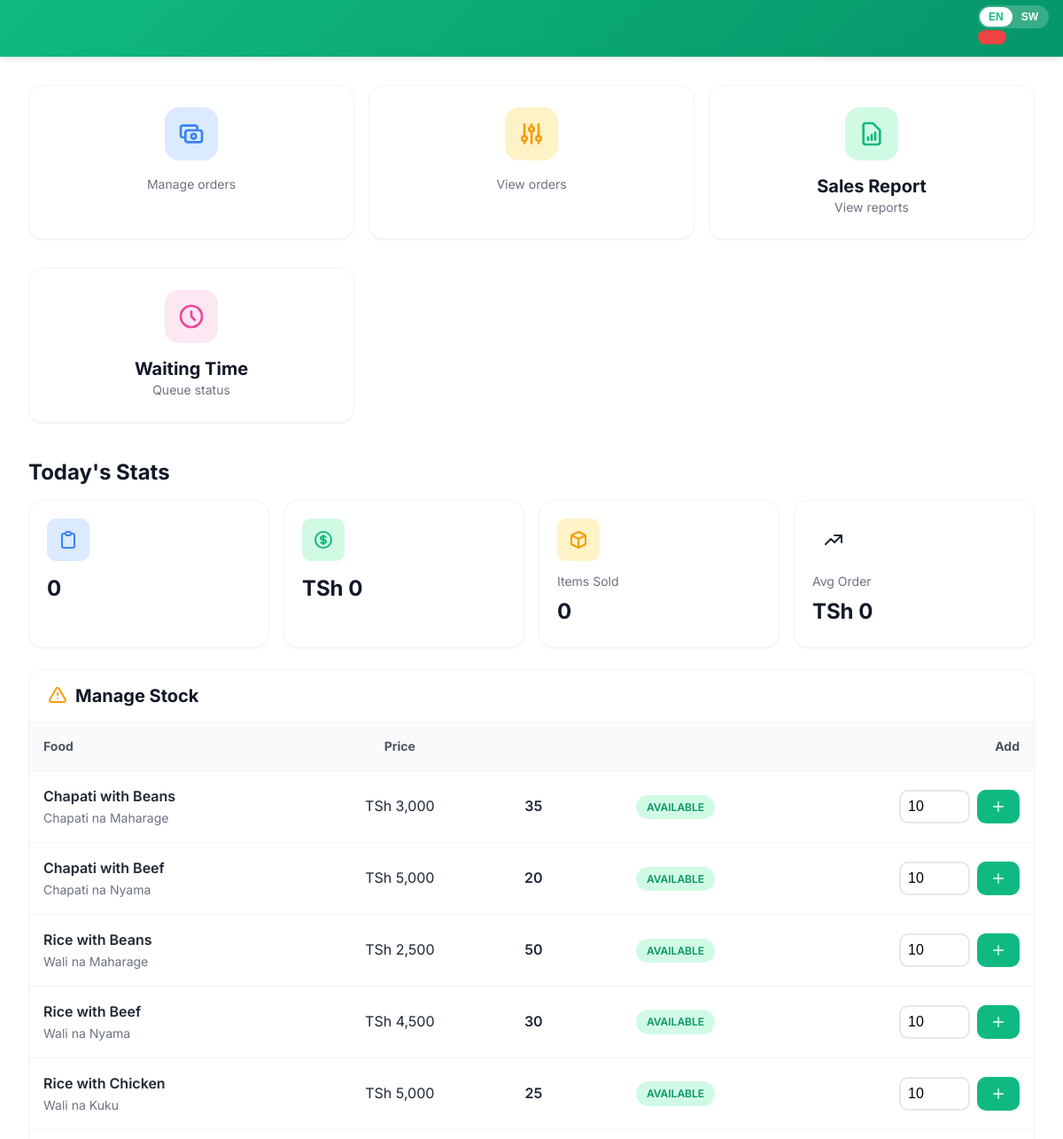
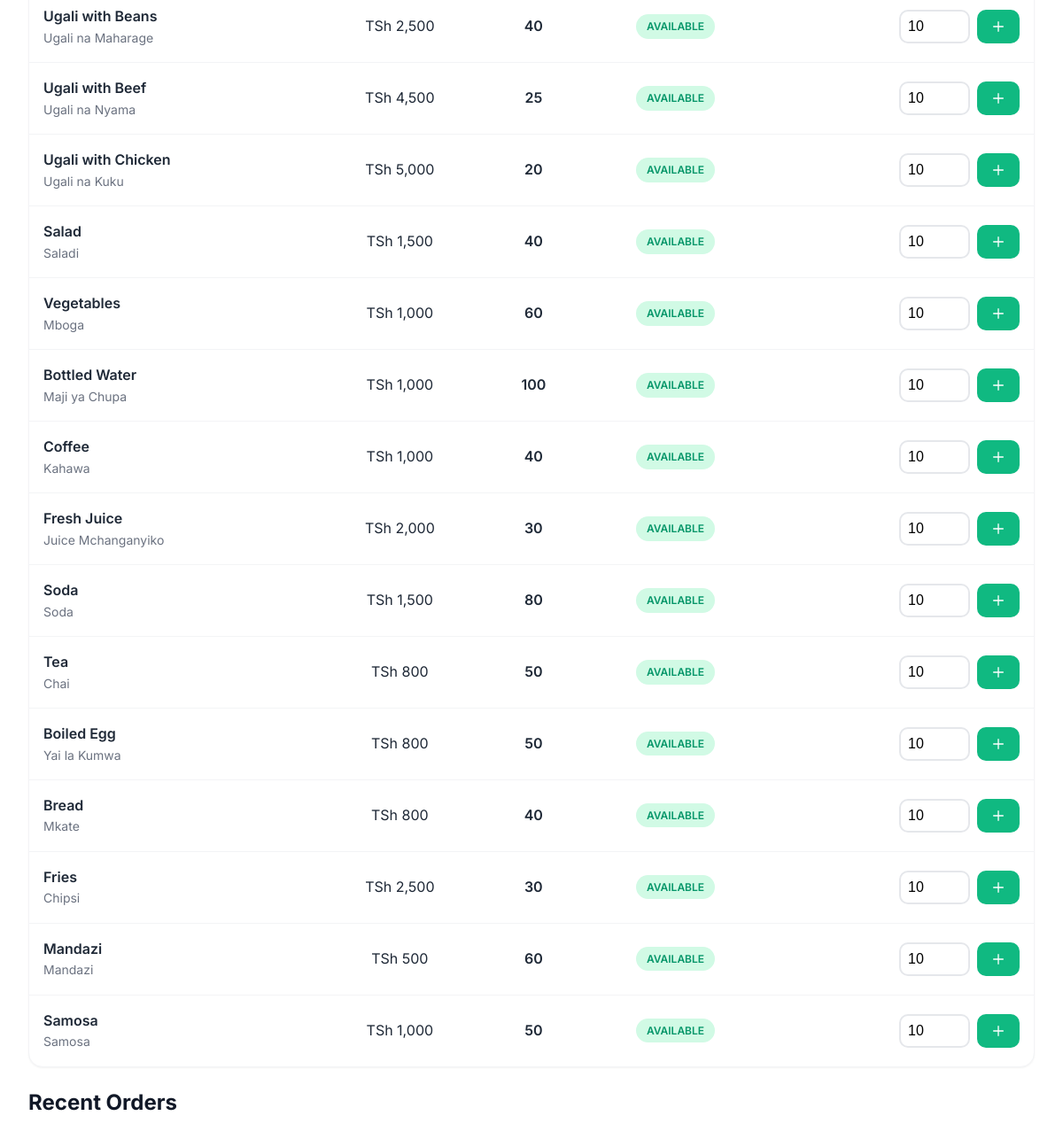
/dashboard.php (signed in), run on the app's committed database (2 pictures, top to bottom).
### tables this page shows
CREATE TABLE food_items (
    id INT AUTO_INCREMENT PRIMARY KEY,
    name VARCHAR(100) NOT NULL,
    name_sw VARCHAR(100) NOT NULL,
    price DECIMAL(10,2) NOT NULL,
    category ENUM('main_dish', 'side_dish', 'drink', 'extra') DEFAULT 'main_dish',
    stock_quantity INT DEFAULT 0,
    stock_status ENUM('available', 'low', 'finished') DEFAULT 'available',
    low_stock_threshold INT DEFAULT 10,
    image_url VARCHAR(255) DEFAULT NULL,
    is_active BOOLEAN DEFAULT TRUE,
    created_at TIMESTAMP DEFAULT CURRENT_TIMESTAMP,
    updated_at TIMESTAMP DEFAULT CURRENT_TIMESTAMP ON UPDATE CURRENT_TIMESTAMP
);

### dashboard.php (the view, shortened to what this page needs)
<?php
require_once 'config.php';
$today = date('Y-m-d');
$stmt = $conn->prepare("SELECT * FROM daily_sales WHERE sale_date = ?");
$stmt->execute([$today]);
$todayStats = $stmt->fetch(PDO::FETCH_ASSOC);
$stmt = $conn->query("SELECT * FROM food_items WHERE is_active = 1 ORDER BY category, name");
$foodItems = $stmt->fetchAll(PDO::FETCH_ASSOC);
$lang = getLang();
?>
<!DOCTYPE html>
<html lang="<?php echo $lang; ?>">
<head>
    <link rel="stylesheet" href="assets/css/style.css">
</head>
<body>
    <div class="app-container">
        <header class="app-header">
            <div class="header-actions">
                <div class="lang-toggle">
                    <button class="lang-btn <?php echo $lang === 'en' ? 'active' : ''; ?>" onclick="location.href='set-language.php?lang=en&redirect=dashboard.php'">EN</button>
                    <button class="lang-btn <?php echo $lang === 'sw' ? 'active' : ''; ?>" onclick="location.href='set-language.php?lang=sw&redirect=dashboard.php'">SW</button>
                </div>
                <a href="logout.php" class="btn btn-sm btn-danger"><?php __('logout'); ?></a>
            </div>
        </header>
        <main class="main-content">
            <div class="page-content">
                <div class="menu-grid" style="margin-bottom: 1.5rem;">
                    <a href="cashier.php" class="card" style="text-decoration: none; color: inherit; text-align: center; padding: 1.5rem;">
                        <div style="width: 60px; height: 60px; background: #dbeafe; border-radius: var(--radius-lg); display: flex; align-items: center; justify-content: center; margin: 0 auto 1rem; color: var(--info);">
                        </div>
                        <p style="color: var(--gray-500); font-size: 0.875rem;"><?php echo $lang === 'sw' ? 'Simamia maagizo' : 'Manage orders'; ?></p>
                    </a>
                    <a href="kitchen.php" class="card" style="text-decoration: none; color: inherit; text-align: center; padding: 1.5rem;">
                        <div style="width: 60px; height: 60px; background: #fef3c7; border-radius: var(--radius-lg); display: flex; align-items: center; justify-content: center; margin: 0 auto 1rem; color: var(--warning);">
                            <svg fill="none" stroke="currentColor" viewBox="0 0 24 24" style="width: 32px; height: 32px;">
                                <path stroke-linecap="round" stroke-linejoin="round" stroke-width="2" d="M12 6V4m0 2a2 2 0 100 4m0-4a2 2 0 110 4m-6 8a2 2 0 100-4m0 4a2 2 0 110-4m0 4v2m0-6V4m6 6v10m6-2a2 2 0 100-4m0 4a2 2 0 110-4m0 4v2m0-6V4"/>
                            </svg>
                        </div>
                        <p style="color: var(--gray-500); font-size: 0.875rem;"><?php echo $lang === 'sw' ? 'Angalia maagizo' : 'View orders'; ?></p>
                    </a>
                    <a href="sales-report.php" class="card" style="text-decoration: none; color: inherit; text-align: center; padding: 1.5rem;">
                        <div style="width: 60px; height: 60px; background: var(--primary-light); border-radius: var(--radius-lg); display: flex; align-items: center; justify-content: center; margin: 0 auto 1rem; color: var(--primary);">
                            <svg fill="none" stroke="currentColor" viewBox="0 0 24 24" style="width: 32px; height: 32px;">
                                <path stroke-linecap="round" stroke-linejoin="round" stroke-width="2" d="M9 17v-2m3 2v-4m3 4v-6m2 10H7a2 2 0 01-2-2V5a2 2 0 012-2h5.586a1 1 0 01.707.293l5.414 5.414a1 1 0 01.293.707V19a2 2 0 01-2 2z"/>
                            </svg>
                        </div>
                        <h3><?php echo $lang === 'sw' ? 'Ripoti ya Mauzo' : 'Sales Report'; ?></h3>
                        <p style="color: var(--gray-500); font-size: 0.875rem;"><?php echo $lang === 'sw' ? 'Angalia takwimu' : 'View reports'; ?></p>
                    </a>
                    <a href="waiting-time.php" class="card" style="text-decoration: none; color: inherit; text-align: center; padding: 1.5rem;">
                        <div style="width: 60px; height: 60px; background: #fce7f3; border-radius: var(--radius-lg); display: flex; align-items: center; justify-content: center; margin: 0 auto 1rem; color: #ec4899;">
                            <svg fill="none" stroke="currentColor" viewBox="0 0 24 24" style="width: 32px; height: 32px;">
                                <path stroke-linecap="round" stroke-linejoin="round" stroke-width="2" d="M12 8v4l3 3m6-3a9 9 0 11-18 0 9 9 0 0118 0z"/>
                            </svg>
                        </div>
                        <h3><?php echo $lang === 'sw' ? 'Muda wa Kungoja' : 'Waiting Time'; ?></h3>
                        <p style="color: var(--gray-500); font-size: 0.875rem;"><?php echo $lang === 'sw' ? 'Hali ya foleni' : 'Queue status'; ?></p>
                    </a>
                </div>
                <h2 style="margin-bottom: 1rem;"><?php echo $lang === 'sw' ? 'Takwimu za Leo' : 'Today\'s Stats'; ?></h2>
                <div class="stats-grid" style="margin-bottom: 1.5rem;">
                    <div class="stat-card">
                        <div class="stat-icon orders">
                            <svg fill="none" stroke="currentColor" viewBox="0 0 24 24">
                                <path stroke-linecap="round" stroke-linejoin="round" stroke-width="2" d="M9 5H7a2 2 0 00-2 2v12a2 2 0 002 2h10a2 2 0 002-2V7a2 2 0 00-2-2h-2M9 5a2 2 0 002 2h2a2 2 0 002-2M9 5a2 2 0 012-2h2a2 2 0 012 2"/>
                            </svg>
                        </div>
                        <div class="stat-value"><?php echo $todayStats['total_orders'] ?? 0; ?></div>
                    </div>
                    <div class="stat-card">
                        <div class="stat-icon revenue">
                            <svg fill="none" stroke="currentColor" viewBox="0 0 24 24">
                                <path stroke-linecap="round" stroke-linejoin="round" stroke-width="2" d="M12 8c-1.657 0-3 .895-3 2s1.343 2 3 2 3 .895 3 2-1.343 2-3 2m0-8c1.11 0 2.08.402 2.599 1M12 8V7m0 1v8m0 0v1m0-1c-1.11 0-2.08-.402-2.599-1M21 12a9 9 0 11-18 0 9 9 0 0118 0z"/>
                            </svg>
                        </div>
                        <div class="stat-value"><?php echo formatCurrency($todayStats['total_revenue'] ?? 0); ?></div>
                    </div>
                    <div class="stat-card">
                        <div class="stat-icon stock">
                            <svg fill="none" stroke="currentColor" viewBox="0 0 24 24">
                                <path stroke-linecap="round" stroke-linejoin="round" stroke-width="2" d="M20 7l-8-4-8 4m16 0l-8 4m8-4v10l-8 4m0-10L4 7m8 4v10M4 7v10l8 4"/>
                            </svg>
                        </div>
                        <div class="stat-label"><?php echo $lang === 'sw' ? 'Vitu Vilivyouzwa' : 'Items Sold'; ?></div>
                        <div class="stat-value"><?php echo $todayStats['total_items_sold'] ?? 0; ?></div>
                    </div>
                    <div class="stat-card">
                        <div class="stat-icon feedback">
                            <svg fill="none" stroke="currentColor" viewBox="0 0 24 24">
                                <path stroke-linecap="round" stroke-linejoin="round" stroke-width="2" d="M13 7h8m0 0v8m0-8l-8 8-4-4-6 6"/>
                            </svg>
                        </div>
                        <div class="stat-label"><?php echo $lang === 'sw' ? 'Wastani wa Agizo' : 'Avg Order'; ?></div>
                        <div class="stat-value">
                            <?php
                            $avg = ($todayStats['total_orders'] ?? 0) > 0
                                ? ($todayStats['total_revenue'] / $todayStats['total_orders'])
                                : 0;
                            echo formatCurrency($avg);
                            ?>
                        </div>
                    </div>
                </div>
                <div class="card" style="margin-bottom: 1.5rem;">
                    <div class="card-header">
                        <h3 style="display: flex; align-items: center; gap: 0.5rem;">
                            <?php echo $lang === 'sw' ? 'Simamia Stock' : 'Manage Stock'; ?>
                        </h3>
                    </div>
                    <div class="card-body" style="padding: 0;">
                        <div style="overflow-x: auto;">
                            <table style="width: 100%; border-collapse: collapse;">
                                <thead>
                                    <tr style="background: var(--gray-50);">
                                        <th style="padding: 1rem; text-align: left; font-size: 0.875rem; color: var(--gray-600);"><?php echo $lang === 'sw' ? 'Chakula' : 'Food'; ?></th>
                                        <th style="padding: 1rem; text-align: center; font-size: 0.875rem; color: var(--gray-600);"><?php echo $lang === 'sw' ? 'Bei' : 'Price'; ?></th>
                                        <th style="padding: 1rem; text-align: center; font-size: 0.875rem; color: var(--gray-600);"><?php __('stock'); ?></th>
                                        <th style="padding: 1rem; text-align: center; font-size: 0.875rem; color: var(--gray-600);"><?php __('status'); ?></th>
                                        <th style="padding: 1rem; text-align: right; font-size: 0.875rem; color: var(--gray-600);"><?php echo $lang === 'sw' ? 'Ongeza' : 'Add'; ?></th>
                                    </tr>
                                </thead>
                                <tbody>
                                    <?php foreach ($foodItems as $item): ?>
                                    <tr style="border-top: 1px solid var(--gray-100);">
                                        <td style="padding: 1rem;">
                                            <div style="font-weight: 600;"><?php echo htmlspecialchars($item['name']); ?></div>
                                            <div style="font-size: 0.875rem; color: var(--gray-500);"><?php echo htmlspecialchars($item['name_sw']); ?></div>
                                        </td>
                                        <td style="padding: 1rem; text-align: center;"><?php echo formatCurrency($item['price']); ?></td>
                                        <td style="padding: 1rem; text-align: center; font-weight: 600;">
                                            <span style="color: <?php echo $item['stock_quantity'] <= $item['low_stock_threshold'] ? 'var(--danger)' : 'inherit'; ?>">
                                                <?php echo $item['stock_quantity']; ?>
                                            </span>
                                        </td>
                                        <td style="padding: 1rem; text-align: center;">
                                            <?php echo getStockStatusBadge($item['stock_status'], $lang); ?>
                                        </td>
                                        <td style="padding: 1rem; text-align: right;">
                                            <form action="update-stock.php" method="POST" style="display: flex; gap: 0.5rem; justify-content: flex-end;">
                                                <input type="number" name="quantity" class="form-input" style="width: 80px; padding: 0.5rem;" min="1" value="10" required>
                                                <button type="submit" class="btn btn-sm btn-success">
                                                    <svg fill="none" stroke="currentColor" viewBox="0 0 24 24" style="width: 16px; height: 16px;">
                                                        <path stroke-linecap="round" stroke-linejoin="round" stroke-width="2" d="M12 4v16m8-8H4"/>
                                                    </svg>
                                                </button>
                                            </form>
                                        </td>
                                    </tr>
                                    <?php endforeach; ?>
                                </tbody>
                            </table>
                        </div>
                    </div>
                </div>
                <h2 style="margin-bottom: 1rem;"><?php echo $lang === 'sw' ? 'Maagizo ya Hivi Karibuni' : 'Recent Orders'; ?></h2>
            </div>
        </main>
    </div>
</body>
</html>

### config.php (shortened to what this page needs)
<?php
function formatCurrency($amount) {
    return CURRENCY . ' ' . number_format($amount, 0, ',', ',');
}
function getStockStatusBadge($status, $lang = 'en') {
    $labels = [
        'available' => ['en' => 'Available', 'sw' => 'Ipo'],
        'low' => ['en' => 'Low Stock', 'sw' => 'Imeisha Mzigo Mdogo'],
        'finished' => ['en' => 'Finished', 'sw' => 'Imeisha']
    ];
    $label = $labels[$status][$lang] ?? $labels[$status]['en'];
    return "<span class='badge badge-{$status}'>{$label}</span>";
}
function getLang() {
    return isset($_SESSION['lang']) ? $_SESSION['lang'] : 'en';
}
function __($key) {
    $lang = getLang();
    return $translations[$lang][$key] ?? $key;
}

### data on the page
food_items: name "Chapati with Beans", name_sw "Chapati na Maharage", price "TSh 3,000", stock_quantity "35", stock_status "AVAILABLE"
food_items: name "Chapati with Beef", name_sw "Chapati na Nyama", price "TSh 5,000", stock_quantity "20", stock_status "AVAILABLE"
food_items: name "Rice with Beans", name_sw "Wali na Maharage", price "TSh 2,500", stock_quantity "50", stock_status "AVAILABLE"
food_items: name "Rice with Beef", name_sw "Wali na Nyama", price "TSh 4,500", stock_quantity "30", stock_status "AVAILABLE"
food_items: name "Rice with Chicken", name_sw "Wali na Kuku", price "TSh 5,000", stock_quantity "25", stock_status "AVAILABLE"
food_items: name "Ugali with Beans", name_sw "Ugali na Maharage", price "TSh 2,500", stock_quantity "40", stock_status "AVAILABLE"
food_items: name "Ugali with Beef", name_sw "Ugali na Nyama", price "TSh 4,500", stock_quantity "25", stock_status "AVAILABLE"
food_items: name "Ugali with Chicken", name_sw "Ugali na Kuku", price "TSh 5,000", stock_quantity "20", stock_status "AVAILABLE"
food_items: name "Salad", name_sw "Saladi", price "TSh 1,500", stock_quantity "40", stock_status "AVAILABLE"
food_items: name "Vegetables", name_sw "Mboga", price "TSh 1,000", stock_quantity "60", stock_status "AVAILABLE"
food_items: name "Bottled Water", name_sw "Maji ya Chupa", price "TSh 1,000", stock_quantity "100", stock_status "AVAILABLE"
food_items: name "Coffee", name_sw "Kahawa", price "TSh 1,000", stock_quantity "40", stock_status "AVAILABLE"
food_items: name "Fresh Juice", name_sw "Juice Mchanganyiko", price "TSh 2,000", stock_quantity "30", stock_status "AVAILABLE"
food_items: name "Soda", name_sw "Soda", price "TSh 1,500", stock_quantity "80", stock_status "AVAILABLE"
food_items: name "Tea", name_sw "Chai", price "TSh 800", stock_quantity "50", stock_status "AVAILABLE"
food_items: name "Boiled Egg", name_sw "Yai la Kumwa", price "TSh 800", stock_quantity "50", stock_status "AVAILABLE"
food_items: name "Bread", name_sw "Mkate", price "TSh 800", stock_quantity "40", stock_status "AVAILABLE"
food_items: name "Fries", name_sw "Chipsi", price "TSh 2,500", stock_quantity "30", stock_status "AVAILABLE"
food_items: name "Mandazi", name_sw "Mandazi", price "TSh 500", stock_quantity "60", stock_status "AVAILABLE"
food_items: name "Samosa", name_sw "Samosa", price "TSh 1,000", stock_quantity "50", stock_status "AVAILABLE"

### other printed values
$todayStats['total_orders'] "0"
formatCurrency($todayStats['total_revenue'] ?? 0) "TSh 0"
$todayStats['total_items_sold'] "0"
formatCurrency($avg) "TSh 0"
